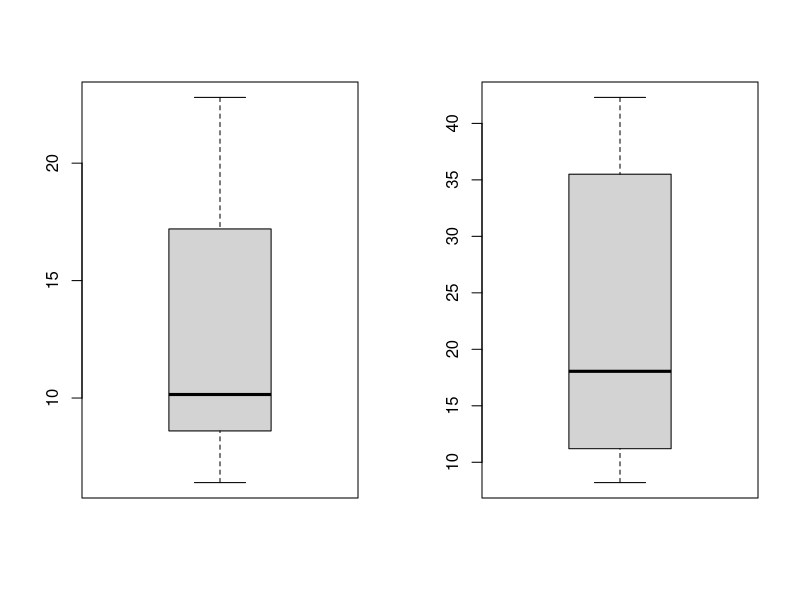

The R script that drew this image:
#########################################################################
# Clase 2 abr - ejemplo 2 especies de árboles
#########################################################################


A<-c(6.4, 6.8,6.9, 6.9,6.9, 7 ,8.3, 8.6, 8.7, 8.7, 9, 9.1, 9.3, 9.9, 10.1,
     10.2, 11.4, 13.7, 14.8, 15.2, 16.2, 16.3, 17.2, 18.4, 20 ,20.1, 20.3, 21.4, 22.8, 22.8)
B<-c(8.2, 9.7, 9.8, 10, 10, 10.1, 10.3, 11.2, 13.2, 13.4, 14.1, 14.2, 14.4,
     14.8, 15.9, 20.2, 20.3, 20.6, 20.9, 23.8, 25.7,30.9,35.5, 38.2, 40,
     40.1, 40.2, 40.5, 41.8, 42.3)

### Medidas Resumen

library(fields) #library(spam)
Res.A<-stats(A)

media.A<- mean(A)#as.vector(Res.A[2,1])
mediana.A<-median(A)
desvEst.A<- sd(A) #as.vector(Res.A[3,1])
cv.A<-(desvEst.A/media.A)*100
min.A<-min(A)
max.A<-max(A)
n.A<- length(A)#as.vector(Res.A[1,1])

Res.B<-stats(B)

media.B<- mean(B)#as.vector(Res.A[2,1])
mediana.B<-median(B)
desvEst.B<- sd(B) #as.vector(Res.A[3,1])
cv.B<-(desvEst.B/media.B)*100
min.B<-min(B)
max.B<-max(B)
n.B<- length(B)#as.vector(Res.A[1,1])

Res.AB<-data.frame(cbind(c(media.A,mediana.A,desvEst.A,cv.A,min.A,max.A),
                  c(media.B,mediana.B,desvEst.B,cv.B,min.B,max.B)), row.names = c("media", "mediana", "desv std", "cv","min","max")
           )
colnames(Res.AB)<-c("A","B")
round(Res.AB,2)

### Prueba de normalidad

library(stats)
ks.test(A, "pnorm",media.A,desvEst.A, alternative = "two.sided", exact=NULL) #p-value = 0.1269
ks.test(B, "pnorm",media.B,desvEst.B, alternative = "two.sided", exact=NULL) #p-value = 0.2157

par(mfrow=c(1,2))
#Diagrama de caja una vez se verifica el supuesto de normalidad
boxplot(A)
boxplot(B)
par(mfrow=c(1,1))

var.test(A, B, ratio = 1, alternative = "two.sided", conf.level = 0.95) #p-value = 5.132e-05
#qf(0.05/2,29,29)

t.test(A, B, alternative = "two.sided", mu = 0, paired = FALSE, var.equal = FALSE, conf.level = 0.95) #p-value = 0.0004861
(media.A-media.B)/sqrt((desvEst.A^2/n.A)+(desvEst.B^2/n.B))
